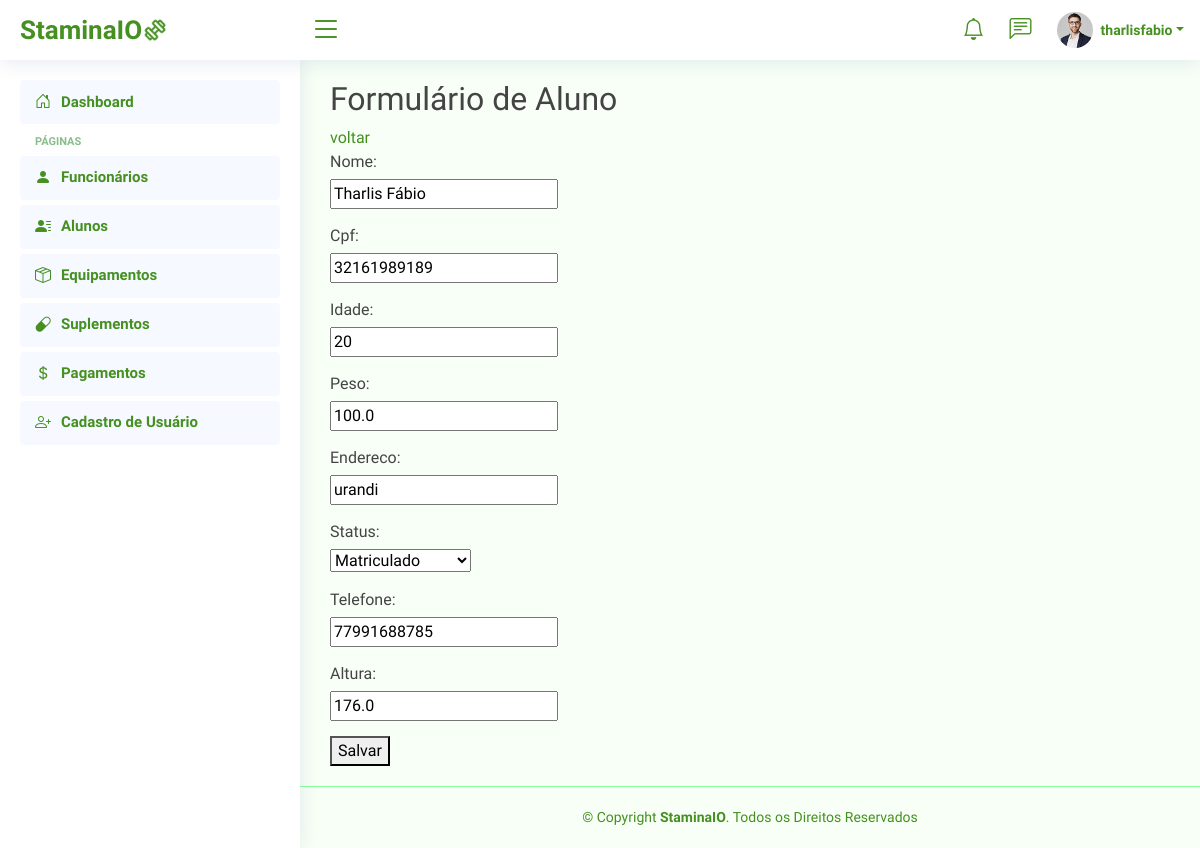
Page /pessoa/alunos/editar/7/ (signed in) on the committed database.
### pessoa/models.py (models this page shows, shortened)
class Pessoa(models.Model):
    nome = models.CharField(max_length=100)
    cpf = models.CharField(max_length=11, unique=True)
    idade = models.IntegerField()
    class Meta:
        abstract = True

class Aluno(Pessoa):
    MATRICULADO = 'M'
    NAO_MATRICULADO = 'NM'
    STATUS_CHOICES = [
        (MATRICULADO, 'Matriculado'),
        (NAO_MATRICULADO, 'Não Matriculado'),
    ]
    peso = models.FloatField()
    endereco = models.CharField(max_length=255)
    status = models.CharField(max_length=2, choices=STATUS_CHOICES, default=MATRICULADO)
    telefone = models.CharField(max_length=15)
    altura = models.FloatField()

### pessoa/views.py (the view)
# urls.py: path('alunos/editar/<int:pk>/', views.editar_aluno, name='editar_aluno'),
@login_required
def editar_aluno(request, pk):
    aluno = get_object_or_404(Aluno, pk=pk)
    if request.method == 'POST':
        form = AlunoForm(request.POST, instance=aluno)
        if form.is_valid():
            form.save()
            messages.success(request, 'Aluno atualizado com sucesso!')
            return redirect('pessoa:listar_alunos')
        else:
            messages.error(request, 'Erro ao atualizar aluno. Verifique os dados e tente novamente.')
    else:
        form = AlunoForm(instance=aluno)
    return render(request, 'pessoa/form_aluno.html', {'form': form})

### pessoa/forms.py
class AlunoForm(forms.ModelForm):
    class Meta:
        model = Aluno
        fields = '__all__'

### templates/pessoa/form_aluno.html (shortened to what this page needs)
{% extends '_base.html' %}
{% block content %}
    <h2>Formulário de Aluno</h2>
    <a href="{% url 'pessoa:listar_alunos' %}">voltar</a>
    <form method="post">
        {{ form.as_p }}
        <button type="submit">Salvar</button>
    </form>
{% endblock %}

### templates/_base.html (shortened to what this page needs)
{% load static %}
<!DOCTYPE html>
<html lang="pt-br">
<head>
  <link rel="stylesheet" href="https://cdnjs.cloudflare.com/ajax/libs/font-awesome/6.0.0-beta3/css/all.min.css">
  <link href="https://cdn.jsdelivr.net/npm/bootstrap-icons@1.10.0/font/bootstrap-icons.css" rel="stylesheet">
  <link href="{% static 'vendor/bootstrap/css/bootstrap.min.css' %}" rel="stylesheet">
  <link href="{% static 'vendor/bootstrap-icons/bootstrap-icons.css' %}" rel="stylesheet">
  <link href="{% static 'vendor/boxicons/css/boxicons.min.css' %}" rel="stylesheet">
  <link href="{% static 'vendor/quill/quill.snow.css' %}" rel="stylesheet">
  <link href="{% static 'vendor/quill/quill.bubble.css' %}" rel="stylesheet">
  <link href="{% static 'vendor/remixicon/remixicon.css' %}" rel="stylesheet">
  <link href="{% static 'vendor/simple-datatables/style.css' %}" rel="stylesheet">
  <link href="{% static 'css/style.css' %}" rel="stylesheet">
  <link href="{% static 'css/custom.css' %}" rel="stylesheet">
</head>
<body>
    <header id="header" class="header fixed-top d-flex align-items-center">
      <div class="d-flex align-items-center justify-content-between">
        <a href="/dashboard/" class="logo d-flex align-items-center">
            <span class="d-none d-lg-block">StaminaIO</span>
            <img src="{% static 'img/logo.png' %}" alt="" />
        </a>
        <i class="bi bi-list toggle-sidebar-btn"></i>
    </div>
      <nav class="header-nav ms-auto">
        <ul class="d-flex align-items-center">
          <li class="nav-item dropdown">
            <a class="nav-link nav-icon" href="#" data-bs-toggle="dropdown">
              <i class="bi bi-bell"></i>
            </a>
          </li>
          <li class="nav-item dropdown">
            <a class="nav-link nav-icon" href="#" data-bs-toggle="dropdown">
              <i class="bi bi-chat-left-text"></i>
            </a>
          </li>
          <li class="nav-item dropdown pe-3">
            <a class="nav-link nav-profile d-flex align-items-center pe-0" href="#" data-bs-toggle="dropdown">
              <img src="{% static 'img/profile-img.jpg' %}" alt="Profile" class="rounded-circle">
              <span class="d-none d-md-block dropdown-toggle ps-2">{{request.user.username}}</span>
            </a>
          </li>
        </ul>
      </nav>
    </header>
    {% include "_sidebar.html" %}
    <main id="main" class="main">
      {% block content %}
      {% endblock %}
    </main>
    <footer id="footer" class="footer">
      <div class="copyright">
        &copy; Copyright <strong><span>StaminaIO</span></strong>. Todos os Direitos Reservados
      </div>
    </footer>
  </body>
  </html>

### static/css/style.css (style rules this page uses)
:root { scroll-behavior: smooth; }
body { font-family: "Chakra Petch", sans-serif; background: #f7fff6; color: #444444; }
a { color: #459020; text-decoration: none; }
h1, h2, h3, h4, h5, h6 { font-family: "Chakra Petch", sans-serif; }
#main { margin-top: 60px; padding: 20px 30px; transition: all 0.3s; }
.logo { line-height: 1; }
@media (min-width: 1200px) { .logo { width: 280px; } }
.logo img { max-height: 26px; margin-right: 6px; }
.logo span { font-size: 26px; font-weight: 700; color: #459020; font-family: "Chakra Petch", sans-serif; }
.header { transition: all 0.5s; z-index: 997; height: 60px; box-shadow: 0px 2px 20px rgba(1, 41, 112, 0.1); background-color: #fff; padding-left: 20px; }
.header .toggle-sidebar-btn { font-size: 32px; padding-left: 10px; cursor: pointer; color: #459020; }
.header-nav ul { list-style: none; }
.header-nav>ul { margin: 0; padding: 0; }
.header-nav .nav-icon { font-size: 22px; color: #459020; margin-right: 25px; position: relative; }
.header-nav .nav-profile { color: #459020; }
.header-nav .nav-profile img { max-height: 36px; }
.header-nav .nav-profile span { font-size: 14px; font-weight: 600; }
@media (min-width: 1200px) { #main, #footer { margin-left: 300px; } }
.footer { padding: 20px 0; font-size: 14px; transition: all 0.3s; border-top: 1px solid #8aff9d; }
.footer .copyright { text-align: center; color: #459020; }
form p { margin-bottom: 15px; }
form p label { display: block; margin-bottom: 5px; }

### rows in the picture
Aluno: nome "Tharlis Fábio", cpf "32161989189", idade "20", peso "100.0", endereco "urandi", status "Matriculado", telefone "77991688785", altura "176.0"

### other values in the picture
{{ request.user.username }} "tharlisfabio"
